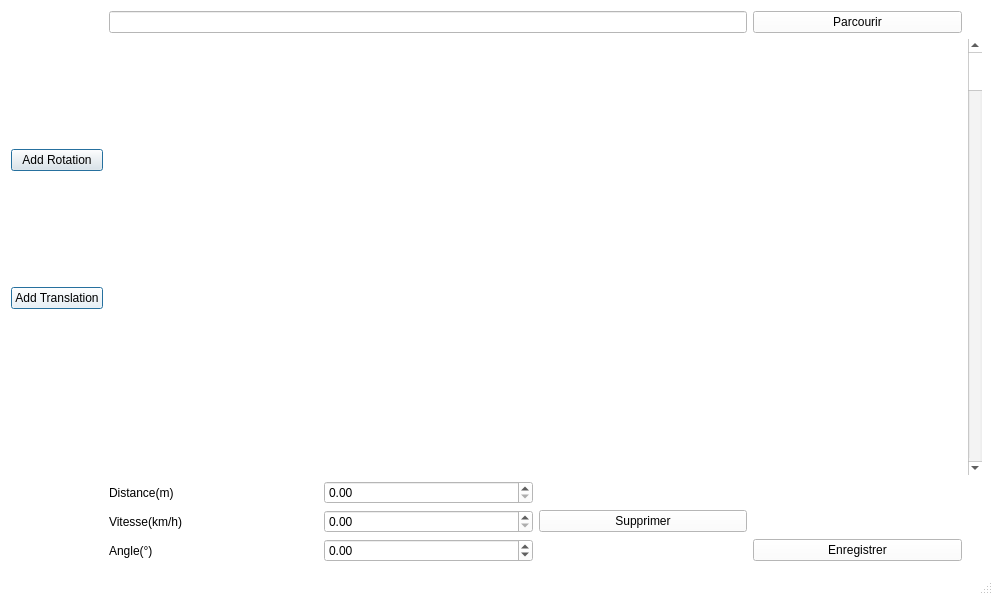
<?xml version="1.0" encoding="UTF-8"?>
<ui version="4.0">
 <class>animation</class>
 <widget class="QMainWindow" name="animation">
  <property name="geometry">
   <rect>
    <x>0</x>
    <y>0</y>
    <width>993</width>
    <height>595</height>
   </rect>
  </property>
  <property name="palette">
   <palette>
    <active>
     <colorrole role="WindowText">
      <brush brushstyle="SolidPattern">
       <color alpha="255">
        <red>0</red>
        <green>0</green>
        <blue>0</blue>
       </color>
      </brush>
     </colorrole>
     <colorrole role="Button">
      <brush brushstyle="SolidPattern">
       <color alpha="255">
        <red>255</red>
        <green>255</green>
        <blue>255</blue>
       </color>
      </brush>
     </colorrole>
     <colorrole role="Light">
      <brush brushstyle="SolidPattern">
       <color alpha="255">
        <red>255</red>
        <green>255</green>
        <blue>255</blue>
       </color>
      </brush>
     </colorrole>
     <colorrole role="Midlight">
      <brush brushstyle="SolidPattern">
       <color alpha="255">
        <red>255</red>
        <green>255</green>
        <blue>255</blue>
       </color>
      </brush>
     </colorrole>
     <colorrole role="Dark">
      <brush brushstyle="SolidPattern">
       <color alpha="255">
        <red>127</red>
        <green>127</green>
        <blue>127</blue>
       </color>
      </brush>
     </colorrole>
     <colorrole role="Mid">
      <brush brushstyle="SolidPattern">
       <color alpha="255">
        <red>170</red>
        <green>170</green>
        <blue>170</blue>
       </color>
      </brush>
     </colorrole>
     <colorrole role="Text">
      <brush brushstyle="SolidPattern">
       <color alpha="255">
        <red>0</red>
        <green>0</green>
        <blue>0</blue>
       </color>
      </brush>
     </colorrole>
     <colorrole role="BrightText">
      <brush brushstyle="SolidPattern">
       <color alpha="255">
        <red>255</red>
        <green>255</green>
        <blue>255</blue>
       </color>
      </brush>
     </colorrole>
     <colorrole role="ButtonText">
      <brush brushstyle="SolidPattern">
       <color alpha="255">
        <red>0</red>
        <green>0</green>
        <blue>0</blue>
       </color>
      </brush>
     </colorrole>
     <colorrole role="Base">
      <brush brushstyle="SolidPattern">
       <color alpha="255">
        <red>255</red>
        <green>255</green>
        <blue>255</blue>
       </color>
      </brush>
     </colorrole>
     <colorrole role="Window">
      <brush brushstyle="SolidPattern">
       <color alpha="255">
        <red>255</red>
        <green>255</green>
        <blue>255</blue>
       </color>
      </brush>
     </colorrole>
     <colorrole role="Shadow">
      <brush brushstyle="SolidPattern">
       <color alpha="255">
        <red>0</red>
        <green>0</green>
        <blue>0</blue>
       </color>
      </brush>
     </colorrole>
     <colorrole role="AlternateBase">
      <brush brushstyle="SolidPattern">
       <color alpha="255">
        <red>255</red>
        <green>255</green>
        <blue>255</blue>
       </color>
      </brush>
     </colorrole>
     <colorrole role="ToolTipBase">
      <brush brushstyle="SolidPattern">
       <color alpha="255">
        <red>255</red>
        <green>255</green>
        <blue>220</blue>
       </color>
      </brush>
     </colorrole>
     <colorrole role="ToolTipText">
      <brush brushstyle="SolidPattern">
       <color alpha="255">
        <red>0</red>
        <green>0</green>
        <blue>0</blue>
       </color>
      </brush>
     </colorrole>
     <colorrole role="PlaceholderText">
      <brush brushstyle="SolidPattern">
       <color alpha="128">
        <red>0</red>
        <green>0</green>
        <blue>0</blue>
       </color>
      </brush>
     </colorrole>
    </active>
    <inactive>
     <colorrole role="WindowText">
      <brush brushstyle="SolidPattern">
       <color alpha="255">
        <red>0</red>
        <green>0</green>
        <blue>0</blue>
       </color>
      </brush>
     </colorrole>
     <colorrole role="Button">
      <brush brushstyle="SolidPattern">
       <color alpha="255">
        <red>255</red>
        <green>255</green>
        <blue>255</blue>
       </color>
      </brush>
     </colorrole>
     <colorrole role="Light">
      <brush brushstyle="SolidPattern">
       <color alpha="255">
        <red>255</red>
        <green>255</green>
        <blue>255</blue>
       </color>
      </brush>
     </colorrole>
     <colorrole role="Midlight">
      <brush brushstyle="SolidPattern">
       <color alpha="255">
        <red>255</red>
        <green>255</green>
        <blue>255</blue>
       </color>
      </brush>
     </colorrole>
     <colorrole role="Dark">
      <brush brushstyle="SolidPattern">
       <color alpha="255">
        <red>127</red>
        <green>127</green>
        <blue>127</blue>
       </color>
      </brush>
     </colorrole>
     <colorrole role="Mid">
      <brush brushstyle="SolidPattern">
       <color alpha="255">
        <red>170</red>
        <green>170</green>
        <blue>170</blue>
       </color>
      </brush>
     </colorrole>
     <colorrole role="Text">
      <brush brushstyle="SolidPattern">
       <color alpha="255">
        <red>0</red>
        <green>0</green>
        <blue>0</blue>
       </color>
      </brush>
     </colorrole>
     <colorrole role="BrightText">
      <brush brushstyle="SolidPattern">
       <color alpha="255">
        <red>255</red>
        <green>255</green>
        <blue>255</blue>
       </color>
      </brush>
     </colorrole>
     <colorrole role="ButtonText">
      <brush brushstyle="SolidPattern">
       <color alpha="255">
        <red>0</red>
        <green>0</green>
        <blue>0</blue>
       </color>
      </brush>
     </colorrole>
     <colorrole role="Base">
      <brush brushstyle="SolidPattern">
       <color alpha="255">
        <red>255</red>
        <green>255</green>
        <blue>255</blue>
       </color>
      </brush>
     </colorrole>
     <colorrole role="Window">
      <brush brushstyle="SolidPattern">
       <color alpha="255">
        <red>255</red>
        <green>255</green>
        <blue>255</blue>
       </color>
      </brush>
     </colorrole>
     <colorrole role="Shadow">
      <brush brushstyle="SolidPattern">
       <color alpha="255">
        <red>0</red>
        <green>0</green>
        <blue>0</blue>
       </color>
      </brush>
     </colorrole>
     <colorrole role="AlternateBase">
      <brush brushstyle="SolidPattern">
       <color alpha="255">
        <red>255</red>
        <green>255</green>
        <blue>255</blue>
       </color>
      </brush>
     </colorrole>
     <colorrole role="ToolTipBase">
      <brush brushstyle="SolidPattern">
       <color alpha="255">
        <red>255</red>
        <green>255</green>
        <blue>220</blue>
       </color>
      </brush>
     </colorrole>
     <colorrole role="ToolTipText">
      <brush brushstyle="SolidPattern">
       <color alpha="255">
        <red>0</red>
        <green>0</green>
        <blue>0</blue>
       </color>
      </brush>
     </colorrole>
     <colorrole role="PlaceholderText">
      <brush brushstyle="SolidPattern">
       <color alpha="128">
        <red>0</red>
        <green>0</green>
        <blue>0</blue>
       </color>
      </brush>
     </colorrole>
    </inactive>
    <disabled>
     <colorrole role="WindowText">
      <brush brushstyle="SolidPattern">
       <color alpha="255">
        <red>127</red>
        <green>127</green>
        <blue>127</blue>
       </color>
      </brush>
     </colorrole>
     <colorrole role="Button">
      <brush brushstyle="SolidPattern">
       <color alpha="255">
        <red>255</red>
        <green>255</green>
        <blue>255</blue>
       </color>
      </brush>
     </colorrole>
     <colorrole role="Light">
      <brush brushstyle="SolidPattern">
       <color alpha="255">
        <red>255</red>
        <green>255</green>
        <blue>255</blue>
       </color>
      </brush>
     </colorrole>
     <colorrole role="Midlight">
      <brush brushstyle="SolidPattern">
       <color alpha="255">
        <red>255</red>
        <green>255</green>
        <blue>255</blue>
       </color>
      </brush>
     </colorrole>
     <colorrole role="Dark">
      <brush brushstyle="SolidPattern">
       <color alpha="255">
        <red>127</red>
        <green>127</green>
        <blue>127</blue>
       </color>
      </brush>
     </colorrole>
     <colorrole role="Mid">
      <brush brushstyle="SolidPattern">
       <color alpha="255">
        <red>170</red>
        <green>170</green>
        <blue>170</blue>
       </color>
      </brush>
     </colorrole>
     <colorrole role="Text">
      <brush brushstyle="SolidPattern">
       <color alpha="255">
        <red>127</red>
        <green>127</green>
        <blue>127</blue>
       </color>
      </brush>
     </colorrole>
     <colorrole role="BrightText">
      <brush brushstyle="SolidPattern">
       <color alpha="255">
        <red>255</red>
        <green>255</green>
        <blue>255</blue>
       </color>
      </brush>
     </colorrole>
     <colorrole role="ButtonText">
      <brush brushstyle="SolidPattern">
       <color alpha="255">
        <red>127</red>
        <green>127</green>
        <blue>127</blue>
       </color>
      </brush>
     </colorrole>
     <colorrole role="Base">
      <brush brushstyle="SolidPattern">
       <color alpha="255">
        <red>255</red>
        <green>255</green>
        <blue>255</blue>
       </color>
      </brush>
     </colorrole>
     <colorrole role="Window">
      <brush brushstyle="SolidPattern">
       <color alpha="255">
        <red>255</red>
        <green>255</green>
        <blue>255</blue>
       </color>
      </brush>
     </colorrole>
     <colorrole role="Shadow">
      <brush brushstyle="SolidPattern">
       <color alpha="255">
        <red>0</red>
        <green>0</green>
        <blue>0</blue>
       </color>
      </brush>
     </colorrole>
     <colorrole role="AlternateBase">
      <brush brushstyle="SolidPattern">
       <color alpha="255">
        <red>255</red>
        <green>255</green>
        <blue>255</blue>
       </color>
      </brush>
     </colorrole>
     <colorrole role="ToolTipBase">
      <brush brushstyle="SolidPattern">
       <color alpha="255">
        <red>255</red>
        <green>255</green>
        <blue>220</blue>
       </color>
      </brush>
     </colorrole>
     <colorrole role="ToolTipText">
      <brush brushstyle="SolidPattern">
       <color alpha="255">
        <red>0</red>
        <green>0</green>
        <blue>0</blue>
       </color>
      </brush>
     </colorrole>
     <colorrole role="PlaceholderText">
      <brush brushstyle="SolidPattern">
       <color alpha="128">
        <red>0</red>
        <green>0</green>
        <blue>0</blue>
       </color>
      </brush>
     </colorrole>
    </disabled>
   </palette>
  </property>
  <property name="windowTitle">
   <string>MainWindow</string>
  </property>
  <widget class="QWidget" name="centralWidget">
   <layout class="QGridLayout" name="gridLayout">
    <item row="0" column="1" colspan="3">
     <widget class="QLineEdit" name="edtFile">
      <property name="cursorMoveStyle">
       <enum>Qt::VisualMoveStyle</enum>
      </property>
     </widget>
    </item>
    <item row="5" column="1">
     <widget class="QLabel" name="label_2">
      <property name="text">
       <string>Vitesse(km/h)</string>
      </property>
     </widget>
    </item>
    <item row="5" column="2">
     <widget class="QDoubleSpinBox" name="vit">
      <property name="maximum">
       <double>5000000.000000000000000</double>
      </property>
     </widget>
    </item>
    <item row="6" column="4">
     <widget class="QPushButton" name="enregistrer">
      <property name="text">
       <string>Enregistrer</string>
      </property>
     </widget>
    </item>
    <item row="3" column="0">
     <widget class="QPushButton" name="pushButton_4">
      <property name="sizePolicy">
       <sizepolicy hsizetype="Fixed" vsizetype="Fixed">
        <horstretch>0</horstretch>
        <verstretch>0</verstretch>
       </sizepolicy>
      </property>
      <property name="minimumSize">
       <size>
        <width>60</width>
        <height>50</height>
       </size>
      </property>
      <property name="styleSheet">
       <string notr="true">#pushButton_4 {
background-color:transparent ;
border-image: url(:Corbeille.png);
background:none;
border:none;
background-repeat:none;
}
#pushButton_4:pressed
{
border-image: url(:Corbeille.png);
}</string>
      </property>
      <property name="text">
       <string/>
      </property>
     </widget>
    </item>
    <item row="1" column="0" rowspan="2">
     <layout class="QVBoxLayout" name="verticalLayout">
      <item>
       <widget class="QPushButton" name="rot">
        <property name="minimumSize">
         <size>
          <width>0</width>
          <height>0</height>
         </size>
        </property>
        <property name="styleSheet">
         <string notr="true">rot {
    border: 2px solid #8f8f91;
    border-radius: 6px;
    background-color: qlineargradient(x1: 0, y1: 0, x2: 0, y2: 1,
                                      stop: 0 #f6f7fa, stop: 1 #dadbde);
    min-width: 80px;
}

rot:pressed {
    background-color: qlineargradient(x1: 0, y1: 0, x2: 0, y2: 1,
                                      stop: 0 #dadbde, stop: 1 #f6f7fa);
}

rot:flat {
    border: none; /* no border for a flat push button */
}

rot:default {
    border-color: navy; /* make the default button prominent */
}</string>
        </property>
        <property name="text">
         <string>Add Rotation</string>
        </property>
        <property name="default">
         <bool>true</bool>
        </property>
        <property name="flat">
         <bool>false</bool>
        </property>
       </widget>
      </item>
      <item>
       <widget class="QPushButton" name="trans">
        <property name="focusPolicy">
         <enum>Qt::StrongFocus</enum>
        </property>
        <property name="text">
         <string>Add Translation</string>
        </property>
        <property name="autoDefault">
         <bool>false</bool>
        </property>
        <property name="default">
         <bool>true</bool>
        </property>
        <property name="flat">
         <bool>false</bool>
        </property>
       </widget>
      </item>
     </layout>
    </item>
    <item row="0" column="4">
     <widget class="QPushButton" name="fichier">
      <property name="text">
       <string>Parcourir</string>
      </property>
     </widget>
    </item>
    <item row="4" column="1">
     <widget class="QLabel" name="label">
      <property name="text">
       <string>Distance(m)</string>
      </property>
     </widget>
    </item>
    <item row="5" column="3">
     <widget class="QPushButton" name="supprimer">
      <property name="text">
       <string>Supprimer</string>
      </property>
     </widget>
    </item>
    <item row="6" column="2">
     <widget class="QDoubleSpinBox" name="angle">
      <property name="minimum">
       <double>-360.000000000000000</double>
      </property>
      <property name="maximum">
       <double>360.000000000000000</double>
      </property>
     </widget>
    </item>
    <item row="4" column="2">
     <widget class="QDoubleSpinBox" name="dist">
      <property name="maximum">
       <double>10000.000000000000000</double>
      </property>
     </widget>
    </item>
    <item row="6" column="1">
     <widget class="QLabel" name="label_3">
      <property name="text">
       <string>Angle(°)</string>
      </property>
     </widget>
    </item>
    <item row="1" column="5" rowspan="3">
     <widget class="QScrollBar" name="rectScroll">
      <property name="orientation">
       <enum>Qt::Vertical</enum>
      </property>
     </widget>
    </item>
   </layout>
  </widget>
  <widget class="QStatusBar" name="statusBar"/>
 </widget>
 <layoutdefault spacing="6" margin="11"/>
 <resources/>
 <connections/>
</ui>
